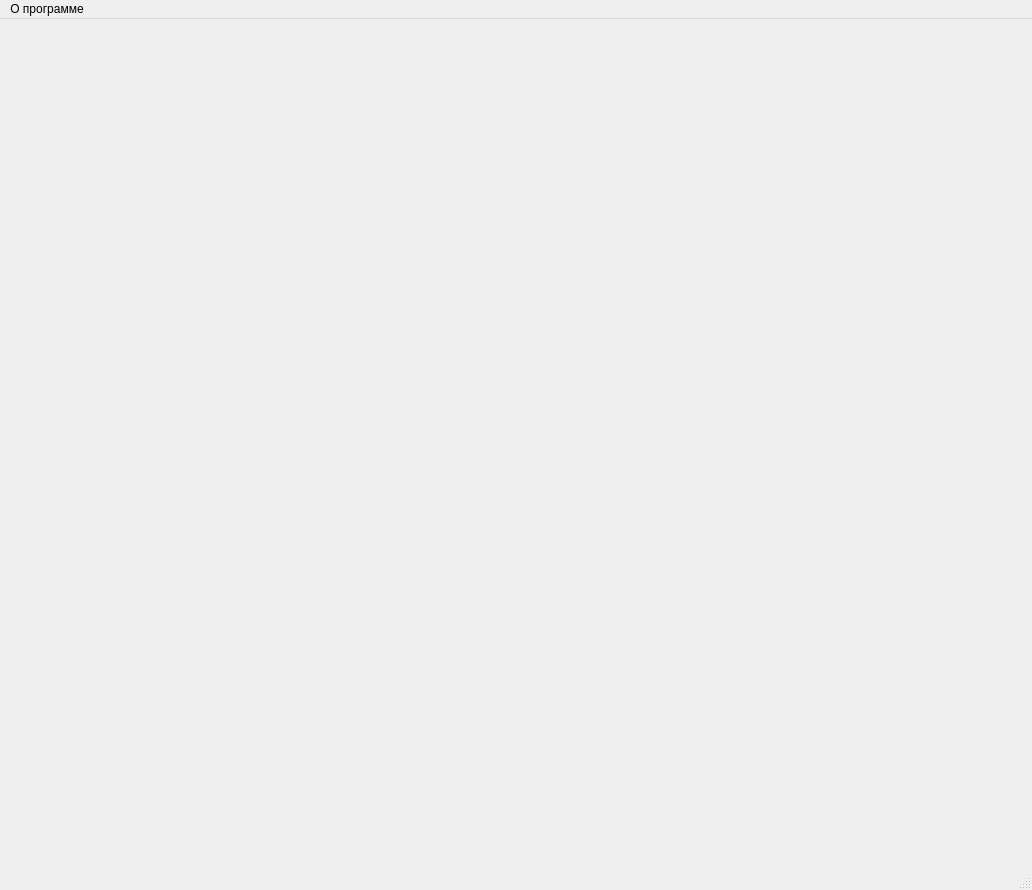
<?xml version="1.0" encoding="UTF-8"?>
<ui version="4.0">
 <class>MainWindow</class>
 <widget class="QMainWindow" name="MainWindow">
  <property name="geometry">
   <rect>
    <x>0</x>
    <y>0</y>
    <width>1032</width>
    <height>890</height>
   </rect>
  </property>
  <property name="sizePolicy">
   <sizepolicy hsizetype="Preferred" vsizetype="Preferred">
    <horstretch>0</horstretch>
    <verstretch>0</verstretch>
   </sizepolicy>
  </property>
  <property name="maximumSize">
   <size>
    <width>1920</width>
    <height>1080</height>
   </size>
  </property>
  <property name="cursor">
   <cursorShape>ArrowCursor</cursorShape>
  </property>
  <property name="focusPolicy">
   <enum>Qt::StrongFocus</enum>
  </property>
  <property name="windowTitle">
   <string>MainWindow</string>
  </property>
  <property name="autoFillBackground">
   <bool>false</bool>
  </property>
  <widget class="QWidget" name="centralwidget">
   <layout class="QVBoxLayout" name="verticalLayout_2">
    <item>
     <layout class="QGridLayout" name="gridLayout">
      <property name="sizeConstraint">
       <enum>QLayout::SetMaximumSize</enum>
      </property>
      <item row="0" column="0">
       <widget class="QStackedWidget" name="stackedWidget">
        <property name="enabled">
         <bool>true</bool>
        </property>
        <property name="accessibleDescription">
         <string notr="true"/>
        </property>
        <property name="layoutDirection">
         <enum>Qt::LeftToRight</enum>
        </property>
        <property name="currentIndex">
         <number>0</number>
        </property>
        <widget class="QWidget" name="page"/>
        <widget class="QWidget" name="page_2"/>
       </widget>
      </item>
     </layout>
    </item>
   </layout>
  </widget>
  <widget class="QMenuBar" name="menubar">
   <property name="geometry">
    <rect>
     <x>0</x>
     <y>0</y>
     <width>1032</width>
     <height>26</height>
    </rect>
   </property>
   <widget class="QMenu" name="menu">
    <property name="title">
     <string>О программе</string>
    </property>
    <addaction name="action"/>
   </widget>
   <addaction name="menu"/>
  </widget>
  <widget class="QStatusBar" name="statusbar"/>
  <action name="about">
   <property name="text">
    <string>О программе</string>
   </property>
  </action>
  <action name="action">
   <property name="text">
    <string>О программе</string>
   </property>
   <property name="visible">
    <bool>false</bool>
   </property>
  </action>
 </widget>
 <resources/>
 <connections/>
</ui>
